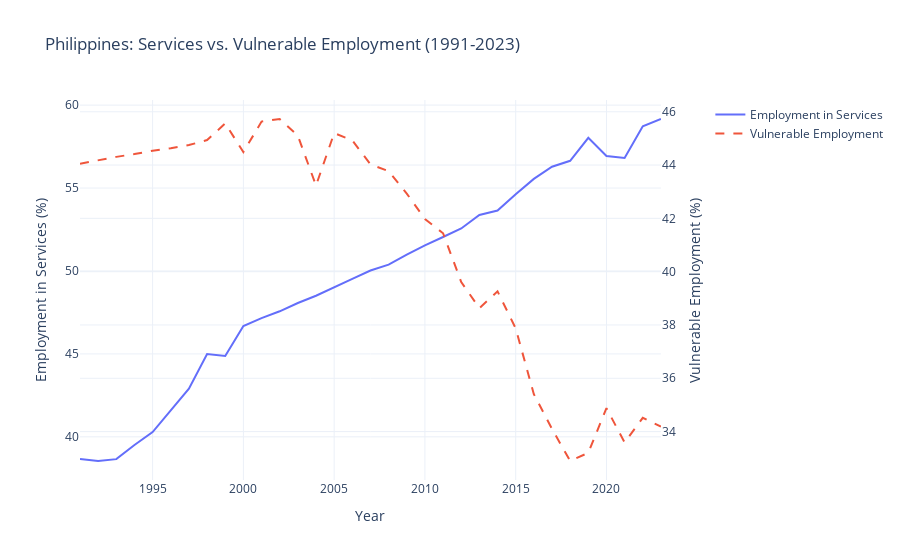

Notebook code cell kept with this figure:
### Code cell
# --- Viz 3: Philippines Case Study (Dual Axis) ---
phl_df = df[df['Country'] == 'PHL'].sort_values('Year')
fig3 = make_subplots(specs=[[{"secondary_y": True}]])
fig3.add_trace(go.Scatter(x=phl_df['Year'], y=phl_df[col_serv],
                    mode='lines', name='Employment in Services'), secondary_y=False)
fig3.add_trace(go.Scatter(x=phl_df['Year'], y=phl_df[col_vuln],
                    mode='lines', name='Vulnerable Employment', line=dict(dash='dash')), secondary_y=True)
fig3.update_layout(title='Philippines: Services vs. Vulnerable Employment (1991-2023)',
                   xaxis_title='Year',
                   template='plotly_white')
fig3.update_yaxes(title_text="Employment in Services (%)", secondary_y=False)
fig3.update_yaxes(title_text="Vulnerable Employment (%)", secondary_y=True)
fig3.show()

### Figure 1 — Plotly figure (JSON) as saved in the notebook; plotly's stock layout.template omitted (floating-point values rounded to 4 significant figures)
{"data": [{"mode": "lines", "name": "Employment in Services", "type": "scatter", "x": [1991, 1992, 1993, 1994, 1995, 1996, 1997, 1998, 1999, 2000, 2001, 2002, 2003, 2004, 2005, 2006, 2007, 2008, 2009, 2010, 2011, 2012, 2013, 2014, 2015, 2016, 2017, 2018, 2019, 2020, 2021, 2022, 2023], "xaxis": "x", "y": [38.67, 38.54, 38.66, 39.51, 40.29, 41.62, 42.91, 44.99, 44.87, 46.68, 47.16, 47.57, 48.07, 48.51, 49.0, 49.52, 50.03, 50.38, 50.98, 51.55, 52.05, 52.56, 53.38, 53.64, 54.62, 55.55, 56.29, 56.64, 58.03, 56.93, 56.81, 58.72, 59.16], "yaxis": "y"}, {"line": {"dash": "dash"}, "mode": "lines", "name": "Vulnerable Employment", "type": "scatter", "x": [1991, 1992, 1993, 1994, 1995, 1996, 1997, 1998, 1999, 2000, 2001, 2002, 2003, 2004, 2005, 2006, 2007, 2008, 2009, 2010, 2011, 2012, 2013, 2014, 2015, 2016, 2017, 2018, 2019, 2020, 2021, 2022, 2023], "xaxis": "x", "y": [44.05, 44.18, 44.31, 44.41, 44.54, 44.63, 44.75, 44.94, 45.56, 44.49, 45.63, 45.73, 45.1, 43.23, 45.2, 44.93, 44.03, 43.77, 42.93, 41.98, 41.44, 39.61, 38.63, 39.26, 37.87, 35.4, 34.1, 32.9, 33.2, 34.88, 33.59, 34.52, 34.18], "yaxis": "y2"}], "layout": {"title": {"text": "Philippines: Services vs. Vulnerable Employment (1991-2023)"}, "xaxis": {"anchor": "y", "domain": [0, 0.94], "title": {"text": "Year"}}, "yaxis": {"anchor": "x", "domain": [0, 1], "title": {"text": "Employment in Services (%)"}}, "yaxis2": {"anchor": "x", "overlaying": "y", "side": "right", "title": {"text": "Vulnerable Employment (%)"}}}}
